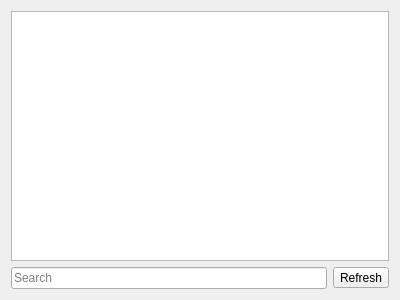
<?xml version="1.0" encoding="UTF-8"?>
<ui version="4.0">
 <class>JobWidget</class>
 <widget class="QWidget" name="JobWidget">
  <property name="geometry">
   <rect>
    <x>0</x>
    <y>0</y>
    <width>400</width>
    <height>300</height>
   </rect>
  </property>
  <layout class="QGridLayout" name="gridLayout">
   <item row="0" column="0" colspan="2">
    <widget class="QTableView" name="tableView">
     <property name="selectionMode">
      <enum>QAbstractItemView::SingleSelection</enum>
     </property>
     <property name="selectionBehavior">
      <enum>QAbstractItemView::SelectRows</enum>
     </property>
     <attribute name="horizontalHeaderShowSortIndicator" stdset="0">
      <bool>true</bool>
     </attribute>
     <attribute name="horizontalHeaderStretchLastSection">
      <bool>true</bool>
     </attribute>
    </widget>
   </item>
   <item row="1" column="0">
    <widget class="QLineEdit" name="searchEdit">
     <property name="placeholderText">
      <string>Search</string>
     </property>
     <property name="clearButtonEnabled">
      <bool>true</bool>
     </property>
    </widget>
   </item>
   <item row="1" column="1">
    <widget class="QToolButton" name="refreshButton">
     <property name="text">
      <string>Refresh</string>
     </property>
     <property name="icon">
      <iconset theme="view-refresh">
       <normaloff>.</normaloff>.</iconset>
     </property>
    </widget>
   </item>
  </layout>
 </widget>
 <resources/>
 <connections>
  <connection>
   <sender>refreshButton</sender>
   <signal>clicked()</signal>
   <receiver>JobWidget</receiver>
   <slot>refreshClicked()</slot>
   <hints>
    <hint type="sourcelabel">
     <x>388</x>
     <y>278</y>
    </hint>
    <hint type="destinationlabel">
     <x>641</x>
     <y>332</y>
    </hint>
   </hints>
  </connection>
  <connection>
   <sender>searchEdit</sender>
   <signal>returnPressed()</signal>
   <receiver>refreshButton</receiver>
   <slot>click()</slot>
   <hints>
    <hint type="sourcelabel">
     <x>327</x>
     <y>277</y>
    </hint>
    <hint type="destinationlabel">
     <x>373</x>
     <y>280</y>
    </hint>
   </hints>
  </connection>
 </connections>
 <slots>
  <slot>refreshClicked()</slot>
 </slots>
</ui>
